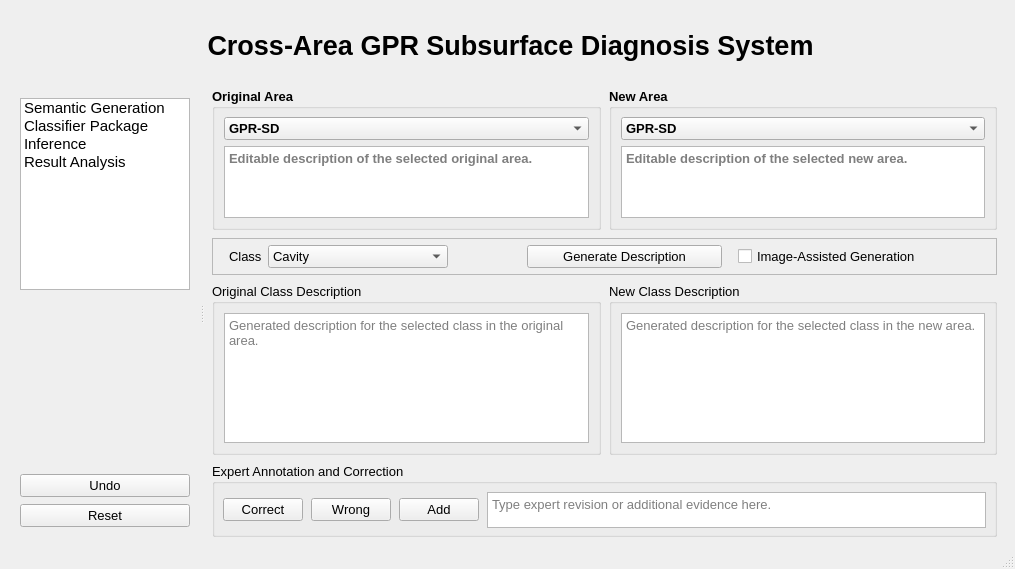
<?xml version="1.0" encoding="UTF-8"?>
<ui version="4.0">
 <class>SemanticCalibrationPage</class>
 <widget class="QMainWindow" name="SemanticCalibrationPage">
  <property name="geometry">
   <rect>
    <x>0</x>
    <y>0</y>
    <width>1015</width>
    <height>569</height>
   </rect>
  </property>
  <property name="font">
   <font>
    <family>Arial</family>
    <pointsize>10</pointsize>
   </font>
  </property>
  <property name="windowTitle">
 <string>Cross-Area GPR Subsurface Diagnosis System</string>
  </property>
  <widget class="QWidget" name="centralwidget">
   <layout class="QVBoxLayout" name="mainVerticalLayout">
    <property name="spacing">
     <number>6</number>
    </property>
    <property name="leftMargin">
     <number>10</number>
    </property>
    <property name="topMargin">
     <number>8</number>
    </property>
    <property name="rightMargin">
     <number>10</number>
    </property>
    <property name="bottomMargin">
     <number>10</number>
    </property>
    <item>
     <widget class="QWidget" name="titleBarWidget">
      <layout class="QHBoxLayout" name="titleBarLayout">
       <property name="leftMargin">
        <number>0</number>
       </property>
       <property name="topMargin">
        <number>0</number>
       </property>
       <property name="rightMargin">
        <number>0</number>
       </property>
       <property name="bottomMargin">
        <number>0</number>
       </property>
       <item>
        <widget class="QLabel" name="topIconLabel">
         <property name="minimumSize">
          <size>
           <width>22</width>
           <height>22</height>
          </size>
         </property>
         <property name="maximumSize">
          <size>
           <width>22</width>
           <height>22</height>
          </size>
         </property>
         <property name="text">
          <string/>
         </property>
         <property name="alignment">
          <set>Qt::AlignCenter</set>
         </property>
        </widget>
       </item>
       <item>
        <widget class="QLabel" name="titleLabel">
         <property name="font">
          <font>
           <family>Arial</family>
           <pointsize>20</pointsize>
           <weight>75</weight>
           <bold>true</bold>
          </font>
         </property>
         <property name="text">
          <string>Cross-Area GPR Subsurface Diagnosis System</string>
         </property>
         <property name="alignment">
          <set>Qt::AlignCenter</set>
         </property>
        </widget>
       </item>
       <item>
        <spacer name="titleRightBalanceSpacer">
         <property name="orientation">
          <enum>Qt::Horizontal</enum>
         </property>
         <property name="sizeType">
          <enum>QSizePolicy::Fixed</enum>
         </property>
         <property name="sizeHint" stdset="0">
          <size>
           <width>22</width>
           <height>22</height>
          </size>
         </property>
        </spacer>
       </item>
      </layout>
     </widget>
    </item>
    <item>
     <widget class="QSplitter" name="mainSplitter">
      <property name="orientation">
       <enum>Qt::Horizontal</enum>
      </property>
      <widget class="QWidget" name="navPanel">
       <property name="minimumSize">
        <size>
         <width>170</width>
         <height>0</height>
        </size>
       </property>
       <property name="maximumSize">
        <size>
         <width>190</width>
         <height>16777215</height>
        </size>
       </property>
       <layout class="QVBoxLayout" name="navPanelLayout">
        <property name="spacing">
         <number>7</number>
        </property>
        <property name="leftMargin">
         <number>10</number>
        </property>
        <property name="topMargin">
         <number>10</number>
        </property>
        <property name="rightMargin">
         <number>10</number>
        </property>
        <property name="bottomMargin">
         <number>10</number>
        </property>
        <item>
         <widget class="QListWidget" name="navigationList">
          <property name="font">
           <font>
            <family>Arial</family>
            <pointsize>11</pointsize>
           </font>
          </property>
          <item>
           <property name="text">
            <string>Semantic Generation</string>
           </property>
          </item>
          <item>
           <property name="text">
            <string>Classifier Package</string>
           </property>
          </item>
          <item>
           <property name="text">
            <string>Inference</string>
           </property>
          </item>
          <item>
           <property name="text">
            <string>Result Analysis</string>
           </property>
          </item>
         </widget>
        </item>
        <item>
         <spacer name="navBottomSpacer">
          <property name="orientation">
           <enum>Qt::Vertical</enum>
          </property>
          <property name="sizeHint" stdset="0">
           <size>
            <width>20</width>
            <height>40</height>
           </size>
          </property>
         </spacer>
        </item>
        <item>
         <widget class="QPushButton" name="undoButton">
          <property name="text">
           <string>Undo</string>
          </property>
         </widget>
        </item>
        <item>
         <widget class="QPushButton" name="resetButton">
          <property name="text">
           <string>Reset</string>
          </property>
         </widget>
        </item>
       </layout>
      </widget>
      <widget class="QWidget" name="contentWidget">
       <layout class="QVBoxLayout" name="contentVerticalLayout">
        <property name="spacing">
         <number>8</number>
        </property>
        <property name="leftMargin">
         <number>8</number>
        </property>
        <property name="topMargin">
         <number>0</number>
        </property>
        <property name="rightMargin">
         <number>8</number>
        </property>
        <property name="bottomMargin">
         <number>0</number>
        </property>
        <item>
         <layout class="QHBoxLayout" name="domainHorizontalLayout">
          <property name="spacing">
           <number>8</number>
          </property>
          <item>
           <widget class="QGroupBox" name="sourceDomainGroupBox">
            <property name="font">
             <font>
              <family>Arial</family>
              <weight>75</weight>
              <bold>true</bold>
             </font>
            </property>
            <property name="title">
             <string>Original Area</string>
            </property>
            <layout class="QVBoxLayout" name="sourceDomainLayout">
             <property name="spacing">
              <number>6</number>
             </property>
             <property name="topMargin">
              <number>8</number>
             </property>
             <item>
              <widget class="QComboBox" name="sourceDomainComboBox">
               <property name="font">
                <font>
                 <family>Arial</family>
                </font>
               </property>
               <item>
                <property name="text">
                 <string>GPR-SD</string>
                </property>
               </item>
               <item>
                <property name="text">
                 <string>GPR-Road</string>
                </property>
               </item>
               <item>
                <property name="text">
                 <string>A1 Sandy Loam</string>
                </property>
               </item>
               <item>
                <property name="text">
                 <string>A2 Saturated Silty Clay</string>
                </property>
               </item>
               <item>
                <property name="text">
                 <string>A3 Urban Backfill</string>
                </property>
               </item>
               <item>
                <property name="text">
                 <string>A4 Layered Road</string>
                </property>
               </item>
              </widget>
             </item>
             <item>
              <widget class="QTextEdit" name="sourceDomainDescriptionTextEdit">
               <property name="sizePolicy">
                <sizepolicy hsizetype="Expanding" vsizetype="Ignored">
                 <horstretch>0</horstretch>
                 <verstretch>0</verstretch>
                </sizepolicy>
               </property>
               <property name="minimumSize">
                <size>
                 <width>0</width>
                 <height>72</height>
                </size>
               </property>
               <property name="font">
                <font>
                 <family>Arial</family>
                </font>
               </property>
               <property name="readOnly">
                <bool>false</bool>
               </property>
               <property name="placeholderText">
                <string>Editable description of the selected original area.</string>
               </property>
               <property name="verticalScrollBarPolicy">
                <enum>Qt::ScrollBarAlwaysOff</enum>
               </property>
               <property name="horizontalScrollBarPolicy">
                <enum>Qt::ScrollBarAlwaysOff</enum>
               </property>
              </widget>
             </item>
            </layout>
           </widget>
          </item>
          <item>
           <widget class="QGroupBox" name="targetDomainGroupBox">
            <property name="font">
             <font>
              <family>Arial</family>
              <weight>75</weight>
              <bold>true</bold>
             </font>
            </property>
            <property name="title">
             <string>New Area</string>
            </property>
            <layout class="QVBoxLayout" name="targetDomainLayout">
             <property name="spacing">
              <number>6</number>
             </property>
             <property name="topMargin">
              <number>8</number>
             </property>
             <item>
              <widget class="QComboBox" name="targetDomainComboBox">
               <property name="font">
                <font>
                 <family>Arial</family>
                </font>
               </property>
               <item>
                <property name="text">
                 <string>GPR-SD</string>
                </property>
               </item>
               <item>
                <property name="text">
                 <string>GPR-Road</string>
                </property>
               </item>
               <item>
                <property name="text">
                 <string>A1 Sandy Loam</string>
                </property>
               </item>
               <item>
                <property name="text">
                 <string>A2 Saturated Silty Clay</string>
                </property>
               </item>
               <item>
                <property name="text">
                 <string>A3 Urban Backfill</string>
                </property>
               </item>
               <item>
                <property name="text">
                 <string>A4 Layered Road</string>
                </property>
               </item>
              </widget>
             </item>
             <item>
              <widget class="QTextEdit" name="targetDomainDescriptionTextEdit">
               <property name="sizePolicy">
                <sizepolicy hsizetype="Expanding" vsizetype="Ignored">
                 <horstretch>0</horstretch>
                 <verstretch>0</verstretch>
                </sizepolicy>
               </property>
               <property name="minimumSize">
                <size>
                 <width>0</width>
                 <height>72</height>
                </size>
               </property>
               <property name="font">
                <font>
                 <family>Arial</family>
                </font>
               </property>
               <property name="readOnly">
                <bool>false</bool>
               </property>
               <property name="placeholderText">
                <string>Editable description of the selected new area.</string>
               </property>
               <property name="verticalScrollBarPolicy">
                <enum>Qt::ScrollBarAlwaysOff</enum>
               </property>
               <property name="horizontalScrollBarPolicy">
                <enum>Qt::ScrollBarAlwaysOff</enum>
               </property>
              </widget>
             </item>
            </layout>
           </widget>
          </item>
         </layout>
        </item>
        <item>
         <widget class="QFrame" name="generationControlFrame">
          <property name="sizePolicy">
           <sizepolicy hsizetype="Expanding" vsizetype="Preferred">
            <horstretch>0</horstretch>
            <verstretch>0</verstretch>
           </sizepolicy>
          </property>
          <property name="frameShape">
           <enum>QFrame::StyledPanel</enum>
          </property>
          <property name="frameShadow">
           <enum>QFrame::Plain</enum>
          </property>
          <layout class="QHBoxLayout" name="generationControlLayout">
           <property name="leftMargin">
            <number>16</number>
           </property>
           <property name="topMargin">
            <number>6</number>
           </property>
           <property name="rightMargin">
            <number>28</number>
           </property>
           <property name="bottomMargin">
            <number>6</number>
           </property>
           <item>
            <widget class="QLabel" name="classLabel">
             <property name="text">
              <string>Class</string>
             </property>
            </widget>
           </item>
           <item>
            <widget class="QComboBox" name="classComboBox">
             <property name="sizePolicy">
              <sizepolicy hsizetype="Fixed" vsizetype="Fixed">
               <horstretch>0</horstretch>
               <verstretch>0</verstretch>
              </sizepolicy>
             </property>
             <property name="minimumSize">
              <size>
               <width>180</width>
               <height>0</height>
              </size>
             </property>
             <property name="maximumSize">
              <size>
               <width>195</width>
               <height>16777215</height>
              </size>
             </property>
             <item>
              <property name="text">
               <string>Cavity</string>
              </property>
             </item>
             <item>
              <property name="text">
               <string>Crack</string>
              </property>
             </item>
             <item>
              <property name="text">
               <string>Loose</string>
              </property>
             </item>
             <item>
              <property name="text">
               <string>Normal</string>
              </property>
             </item>
             <item>
              <property name="text">
               <string>Pipeline</string>
              </property>
             </item>
            </widget>
           </item>
           <item>
            <spacer name="classGenerateGapSpacer">
             <property name="orientation">
              <enum>Qt::Horizontal</enum>
             </property>
             <property name="sizeType">
              <enum>QSizePolicy::Expanding</enum>
             </property>
             <property name="sizeHint" stdset="0">
              <size>
               <width>340</width>
               <height>20</height>
              </size>
             </property>
            </spacer>
           </item>
           <item>
           <widget class="QPushButton" name="generateDescriptionButton">
             <property name="sizePolicy">
              <sizepolicy hsizetype="Fixed" vsizetype="Fixed">
               <horstretch>0</horstretch>
               <verstretch>0</verstretch>
              </sizepolicy>
             </property>
             <property name="minimumSize">
              <size>
               <width>195</width>
               <height>0</height>
              </size>
             </property>
             <property name="maximumSize">
              <size>
               <width>195</width>
               <height>16777215</height>
              </size>
             </property>
             <property name="text">
              <string>Generate Description</string>
             </property>
            </widget>
           </item>
           <item>
            <spacer name="generationControlSpacer">
             <property name="orientation">
              <enum>Qt::Horizontal</enum>
             </property>
             <property name="sizeType">
              <enum>QSizePolicy::Fixed</enum>
             </property>
             <property name="sizeHint" stdset="0">
              <size>
               <width>10</width>
               <height>20</height>
              </size>
             </property>
            </spacer>
           </item>
           <item>
           <widget class="QCheckBox" name="imageAssistedGenerationCheckBox">
             <property name="sizePolicy">
              <sizepolicy hsizetype="Fixed" vsizetype="Fixed">
               <horstretch>0</horstretch>
               <verstretch>0</verstretch>
              </sizepolicy>
             </property>
             <property name="minimumSize">
              <size>
               <width>230</width>
               <height>0</height>
              </size>
             </property>
             <property name="maximumSize">
              <size>
               <width>230</width>
               <height>16777215</height>
              </size>
             </property>
             <property name="text">
              <string>Image-Assisted Generation</string>
             </property>
            </widget>
           </item>
          </layout>
         </widget>
        </item>
        <item>
         <layout class="QHBoxLayout" name="classDescriptionHorizontalLayout">
          <property name="spacing">
           <number>8</number>
          </property>
          <item>
           <widget class="QGroupBox" name="sourceClassDescriptionGroupBox">
            <property name="title">
             <string>Original Class Description</string>
            </property>
            <layout class="QVBoxLayout" name="sourceClassDescriptionLayout">
             <item>
              <widget class="QTextEdit" name="sourceClassDescriptionTextEdit">
               <property name="sizePolicy">
                <sizepolicy hsizetype="Expanding" vsizetype="Ignored">
                 <horstretch>0</horstretch>
                 <verstretch>0</verstretch>
                </sizepolicy>
               </property>
               <property name="minimumSize">
                <size>
                 <width>0</width>
                 <height>130</height>
                </size>
               </property>
               <property name="acceptRichText">
                <bool>true</bool>
               </property>
               <property name="placeholderText">
                <string>Generated description for the selected class in the original area.</string>
               </property>
               <property name="verticalScrollBarPolicy">
                <enum>Qt::ScrollBarAlwaysOff</enum>
               </property>
               <property name="horizontalScrollBarPolicy">
                <enum>Qt::ScrollBarAlwaysOff</enum>
               </property>
              </widget>
             </item>
            </layout>
           </widget>
          </item>
          <item>
           <widget class="QGroupBox" name="targetClassDescriptionGroupBox">
            <property name="title">
             <string>New Class Description</string>
            </property>
            <layout class="QVBoxLayout" name="targetClassDescriptionLayout">
             <item>
              <widget class="QTextEdit" name="targetClassDescriptionTextEdit">
               <property name="sizePolicy">
                <sizepolicy hsizetype="Expanding" vsizetype="Ignored">
                 <horstretch>0</horstretch>
                 <verstretch>0</verstretch>
                </sizepolicy>
               </property>
               <property name="minimumSize">
                <size>
                 <width>0</width>
                 <height>130</height>
                </size>
               </property>
               <property name="acceptRichText">
                <bool>true</bool>
               </property>
               <property name="placeholderText">
                <string>Generated description for the selected class in the new area.</string>
               </property>
               <property name="verticalScrollBarPolicy">
                <enum>Qt::ScrollBarAlwaysOff</enum>
               </property>
               <property name="horizontalScrollBarPolicy">
                <enum>Qt::ScrollBarAlwaysOff</enum>
               </property>
              </widget>
             </item>
            </layout>
           </widget>
          </item>
         </layout>
        </item>
        <item>
         <widget class="QGroupBox" name="expertCorrectionGroupBox">
          <property name="title">
           <string>Expert Annotation and Correction</string>
          </property>
         <layout class="QVBoxLayout" name="expertCorrectionLayout">
          <property name="leftMargin">
           <number>8</number>
          </property>
          <property name="topMargin">
           <number>8</number>
          </property>
          <property name="rightMargin">
           <number>8</number>
          </property>
          <property name="bottomMargin">
           <number>6</number>
          </property>
           <item>
            <layout class="QHBoxLayout" name="expertButtonLayout">
             <property name="spacing">
              <number>8</number>
             </property>
             <item>
              <widget class="QPushButton" name="correctButton">
               <property name="text">
                <string>Correct</string>
               </property>
              </widget>
             </item>
             <item>
              <widget class="QPushButton" name="wrongButton">
               <property name="text">
                <string>Wrong</string>
               </property>
              </widget>
             </item>
             <item>
              <widget class="QPushButton" name="addButton">
               <property name="text">
                <string>Add</string>
               </property>
              </widget>
             </item>
             <item>
              <widget class="QTextEdit" name="expertRevisionTextEdit">
               <property name="sizePolicy">
                <sizepolicy hsizetype="Expanding" vsizetype="Fixed">
                 <horstretch>0</horstretch>
                 <verstretch>0</verstretch>
                </sizepolicy>
               </property>
               <property name="minimumSize">
               <size>
                 <width>0</width>
                 <height>32</height>
                </size>
               </property>
               <property name="maximumSize">
                <size>
                 <width>16777215</width>
                 <height>36</height>
                </size>
               </property>
               <property name="placeholderText">
                <string>Type expert revision or additional evidence here.</string>
               </property>
               <property name="verticalScrollBarPolicy">
                <enum>Qt::ScrollBarAlwaysOff</enum>
               </property>
               <property name="horizontalScrollBarPolicy">
                <enum>Qt::ScrollBarAlwaysOff</enum>
               </property>
              </widget>
             </item>
            </layout>
           </item>
          </layout>
         </widget>
        </item>
       </layout>
      </widget>
     </widget>
    </item>
   </layout>
  </widget>
  <widget class="QStatusBar" name="statusbar"/>
 </widget>
 <resources/>
 <connections/>
</ui>
